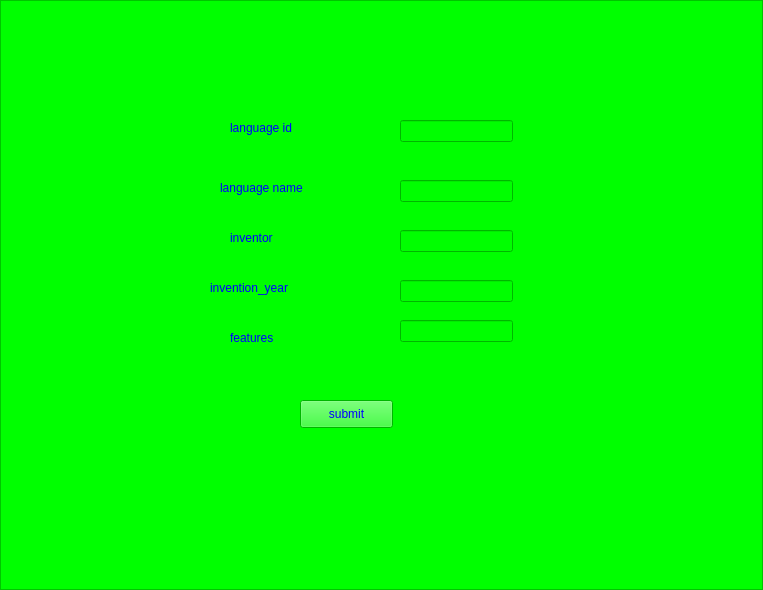
<?xml version="1.0" encoding="UTF-8"?>
<ui version="4.0">
 <class>update</class>
 <widget class="QFrame" name="update">
  <property name="geometry">
   <rect>
    <x>0</x>
    <y>0</y>
    <width>763</width>
    <height>590</height>
   </rect>
  </property>
  <property name="windowTitle">
   <string>Frame</string>
  </property>
  <property name="styleSheet">
   <string notr="true">background-color: rgb(0, 255, 0);
color: rgb(255, 170, 0);
color: rgb(0, 0, 255);
font: 10pt &quot;MS Shell Dlg 2&quot;;</string>
  </property>
  <property name="frameShape">
   <enum>QFrame::StyledPanel</enum>
  </property>
  <property name="frameShadow">
   <enum>QFrame::Raised</enum>
  </property>
  <widget class="QLineEdit" name="txtname">
   <property name="geometry">
    <rect>
     <x>400</x>
     <y>180</y>
     <width>113</width>
     <height>22</height>
    </rect>
   </property>
  </widget>
  <widget class="QLineEdit" name="txtfea">
   <property name="geometry">
    <rect>
     <x>400</x>
     <y>320</y>
     <width>113</width>
     <height>22</height>
    </rect>
   </property>
  </widget>
  <widget class="QLineEdit" name="txtyear">
   <property name="geometry">
    <rect>
     <x>400</x>
     <y>280</y>
     <width>113</width>
     <height>22</height>
    </rect>
   </property>
  </widget>
  <widget class="QLineEdit" name="txtin">
   <property name="geometry">
    <rect>
     <x>400</x>
     <y>230</y>
     <width>113</width>
     <height>22</height>
    </rect>
   </property>
  </widget>
  <widget class="QLabel" name="label">
   <property name="geometry">
    <rect>
     <x>210</x>
     <y>280</y>
     <width>111</width>
     <height>16</height>
    </rect>
   </property>
   <property name="text">
    <string>invention_year</string>
   </property>
  </widget>
  <widget class="QLabel" name="label_2">
   <property name="geometry">
    <rect>
     <x>230</x>
     <y>330</y>
     <width>55</width>
     <height>16</height>
    </rect>
   </property>
   <property name="text">
    <string>features</string>
   </property>
  </widget>
  <widget class="QLabel" name="label_3">
   <property name="geometry">
    <rect>
     <x>220</x>
     <y>180</y>
     <width>101</width>
     <height>16</height>
    </rect>
   </property>
   <property name="text">
    <string>language name</string>
   </property>
  </widget>
  <widget class="QLabel" name="label_4">
   <property name="geometry">
    <rect>
     <x>180</x>
     <y>110</y>
     <width>55</width>
     <height>16</height>
    </rect>
   </property>
   <property name="text">
    <string/>
   </property>
  </widget>
  <widget class="QLabel" name="label_5">
   <property name="geometry">
    <rect>
     <x>230</x>
     <y>230</y>
     <width>55</width>
     <height>16</height>
    </rect>
   </property>
   <property name="text">
    <string>inventor</string>
   </property>
  </widget>
  <widget class="QLabel" name="label_6">
   <property name="geometry">
    <rect>
     <x>300</x>
     <y>450</y>
     <width>55</width>
     <height>16</height>
    </rect>
   </property>
   <property name="text">
    <string/>
   </property>
  </widget>
  <widget class="QPushButton" name="btnsubmit">
   <property name="geometry">
    <rect>
     <x>300</x>
     <y>400</y>
     <width>93</width>
     <height>28</height>
    </rect>
   </property>
   <property name="text">
    <string>submit</string>
   </property>
  </widget>
  <widget class="QLineEdit" name="txtid">
   <property name="geometry">
    <rect>
     <x>400</x>
     <y>120</y>
     <width>113</width>
     <height>22</height>
    </rect>
   </property>
  </widget>
  <widget class="QLabel" name="label_7">
   <property name="geometry">
    <rect>
     <x>230</x>
     <y>120</y>
     <width>121</width>
     <height>16</height>
    </rect>
   </property>
   <property name="text">
    <string>language id</string>
   </property>
  </widget>
 </widget>
 <resources/>
 <connections/>
</ui>
